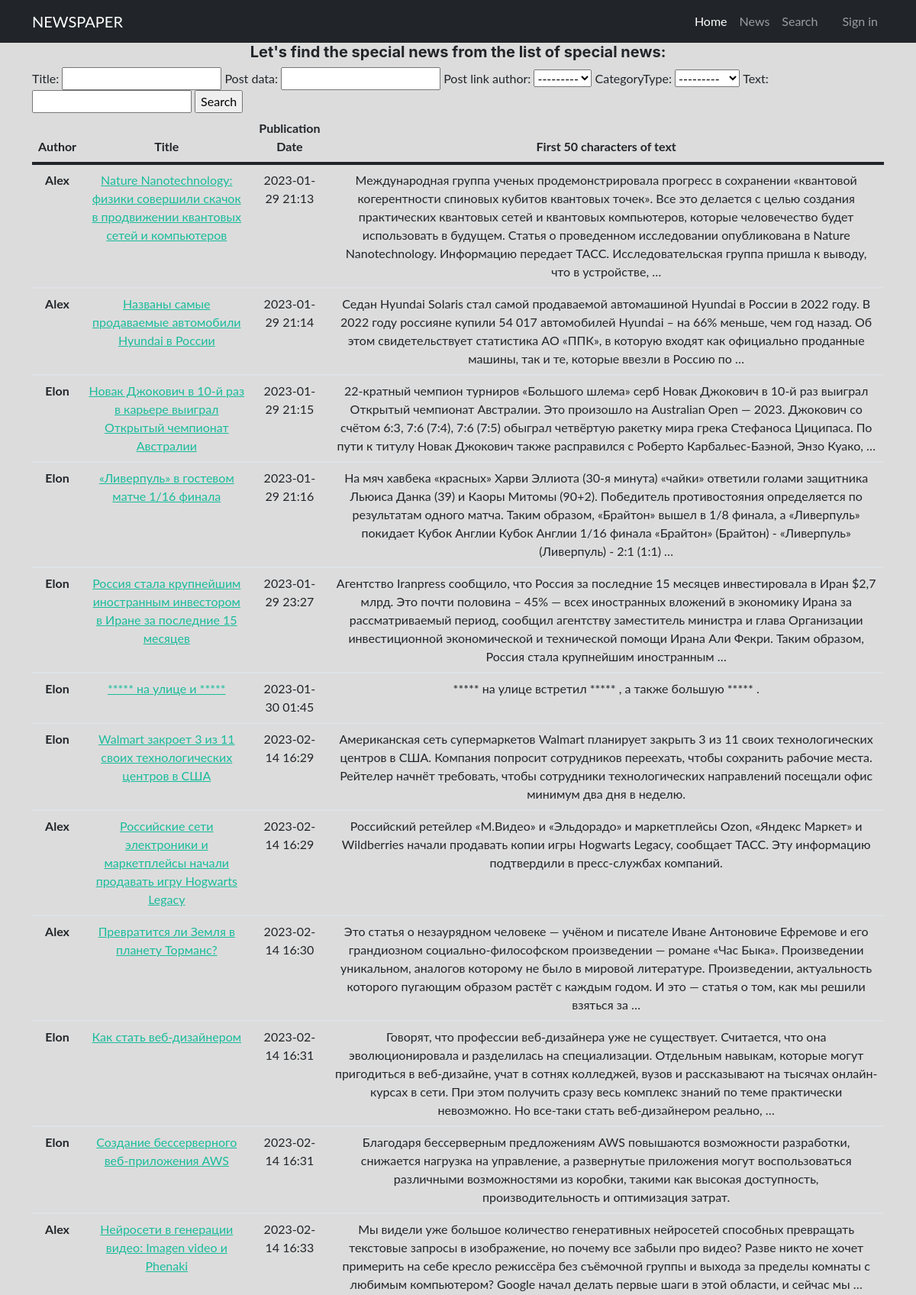
The app's page /news/search/ (upper part) with its own data.
### news/models.py (models this page shows, shortened)
class Post(models.Model):
    post_link_author = models.ForeignKey(Author, on_delete=models.CASCADE)
    news = 'N'
    articles = 'A'
    CATEGORY_CHOICES = [
        (news, 'Новости'),
        (articles, 'Статьи')
    ]
    categoryType = models.CharField(max_length=1,
                                    choices=CATEGORY_CHOICES,
                                    default=news)
    post_data = models.DateTimeField(auto_now_add=True)  # дата создания объекта
    post_link_category = models.ManyToManyField(Category, through='PostCategory')
    title = models.CharField(max_length=255)
    text = models.TextField()
    rating = models.FloatField(default=0)

class Author(models.Model):
    authors_link_user = models.OneToOneField(User, on_delete=models.CASCADE)
    author_rating = models.FloatField(default=0)
    def __str__(self):
        return self.authors_link_user.username.title()

### news/views.py (the view)
# urls.py: path('search/', views.search, name='search'),
def search(request):
    listings = Post.objects.all()
    listing_filter = PostFilter(request.GET, queryset=listings)
    context = {
        'listing_filter': listing_filter,
    }
    return render(request, "search.html", context)

### news/templatetags/custom_filters.py (called while the page is built)
@register.filter(name='censor')
def censor(value, arg):
    for i in value.split():
        if i.lower() in ban_words:
            value = value.replace(i, arg)
    return value

### news/templatetags/perm_link_authors.py (called while the page is built)
@register.filter(name='has_group')
def has_group(user, group_name):
    return user.groups.filter(name=group_name).exists()

### templates/search.html (shortened to what this page needs)
{% extends 'flatpages/default.html' %}
{% load custom_filters %}
{% block content %}
<h5 align="center">Let's find the special news from the list of special news:</h5>
<form method="GET">
   {{ listing_filter.form }}
   <input type="submit" value="Search">
</form>
<table class="table">
    <thead class="thead-dark" align="center">
      <tr>
        <th scope="col">Author</th>
        <th scope="col">Title</th>
        <th scope="col">Publication Date</th>
        <th scope="col">First 50 characters of text</th>
      </tr>
    </thead>
    <tbody  align="center">
    {% for listings in listing_filter.qs %}
      <tr>
        <th scope="row">{{ listings.post_link_author}}</th>
        <td><a href="/news/{{ listings.id }}">{{ listings.title|censor:'*****' }}</a></td>
        <td>{{ listings.post_data|date:'Y-m-d H:i' }}</td>
        <td>{{ listings.text|truncatewords:50|censor:'*****'}}</td>
      </tr>
    {% endfor %}
</table>
{% endblock %}

### records on screen
Post: post_link_author "Alex", title|censor "Nature Nanotechnology: физики совершили скачок в продвижении квантовых сетей и компьютеров", post_data "2023-01-29 21:13", text|censor "Международная группа ученых продемонстрировала прогресс в сохранении «квантовой когерентности спиновых кубитов квантовых точек». Все это делается с целью создания практических квантовых сетей и квантовых компьютеров, которые человечество будет использовать в будущем. Статья о проведенном исследовании опубликована в Nature Nanotechnology. Информацию передает ТАСС. Исследовательская группа пришла к выводу, что в устройстве, …"
Post: post_link_author "Alex", title|censor "Названы самые продаваемые автомобили Hyundai в России", post_data "2023-01-29 21:14", text|censor "Седан Hyundai Solaris стал самой продаваемой автомашиной Hyundai в России в 2022 году. В 2022 году россияне купили 54 017 автомобилей Hyundai – на 66% меньше, чем год назад. Об этом свидетельствует статистика АО «ППК», в которую входят как официально проданные машины, так и те, которые ввезли в Россию по …"
Post: post_link_author "Elon", title|censor "Новак Джокович в 10-й раз в карьере выиграл Открытый чемпионат Австралии", post_data "2023-01-29 21:15", text|censor "22-кратный чемпион турниров «Большого шлема» серб Новак Джокович в 10-й раз выиграл Открытый чемпионат Австралии. Это произошло на Australian Open — 2023. Джокович со счётом 6:3, 7:6 (7:4), 7:6 (7:5) обыграл четвёртую ракетку мира грека Стефаноса Циципаса. По пути к титулу Новак Джокович также расправился с Роберто Карбальес-Баэной, Энзо Куако, …"
Post: post_link_author "Elon", title|censor "«Ливерпуль» в гостевом матче 1/16 финала", post_data "2023-01-29 21:16", text|censor "На мяч хавбека «красных» Харви Эллиота (30-я минута) «чайки» ответили голами защитника Льюиса Данка (39) и Каоры Митомы (90+2). Победитель противостояния определяется по результатам одного матча. Таким образом, «Брайтон» вышел в 1/8 финала, а «Ливерпуль» покидает Кубок Англии Кубок Англии 1/16 финала «Брайтон» (Брайтон) - «Ливерпуль» (Ливерпуль) - 2:1 (1:1) …"
Post: post_link_author "Elon", title|censor "Россия стала крупнейшим иностранным инвестором в Иране за последние 15 месяцев", post_data "2023-01-29 23:27", text|censor "Агентство Iranpress сообщило, что Россия за последние 15 месяцев инвестировала в Иран $2,7 млрд. Это почти половина – 45% — всех иностранных вложений в экономику Ирана за рассматриваемый период, сообщил агентству заместитель министра и глава Организации инвестиционной экономической и технической помощи Ирана Али Фекри. Таким образом, Россия стала крупнейшим иностранным …"
Post: post_link_author "Elon", title|censor "***** на улице и *****", post_data "2023-01-30 01:45", text|censor "***** на улице встретил ***** , а также большую ***** ."
Post: post_link_author "Elon", title|censor "Walmart закроет 3 из 11 своих технологических центров в США", post_data "2023-02-14 16:29", text|censor "Американская сеть супермаркетов Walmart планирует закрыть 3 из 11 своих технологических центров в США. Компания попросит сотрудников переехать, чтобы сохранить рабочие места. Рейтелер начнёт требовать, чтобы сотрудники технологических направлений посещали офис минимум два дня в неделю."
Post: post_link_author "Alex", title|censor "Российские сети электроники и маркетплейсы начали продавать игру Hogwarts Legacy", post_data "2023-02-14 16:29", text|censor "Российский ретейлер «М.Видео» и «Эльдорадо» и маркетплейсы Ozon, «Яндекс Маркет» и Wildberries начали продавать копии игры Hogwarts Legacy, сообщает ТАСС. Эту информацию подтвердили в пресс‑службах компаний."
Post: post_link_author "Alex", title|censor "Превратится ли Земля в планету Торманс?", post_data "2023-02-14 16:30", text|censor "Это статья о незаурядном человеке — учёном и писателе Иване Антоновиче Ефремове и его грандиозном социально‑философском произведении — романе «Час Быка». Произведении уникальном, аналогов которому не было в мировой литературе. Произведении, актуальность которого пугающим образом растёт с каждым годом. И это — статья о том, как мы решили взяться за …"
Post: post_link_author "Elon", title|censor "Как стать веб-дизайнером", post_data "2023-02-14 16:31", text|censor "Говорят, что профессии веб-дизайнера уже не существует. Считается, что она эволюционировала и разделилась на специализации. Отдельным навыкам, которые могут пригодиться в веб-дизайне, учат в сотнях колледжей, вузов и рассказывают на тысячах онлайн-курсах в сети. При этом получить сразу весь комплекс знаний по теме практически невозможно. Но все-таки стать веб-дизайнером реально, …"
Post: post_link_author "Elon", title|censor "Создание бессерверного веб-приложения AWS", post_data "2023-02-14 16:31", text|censor "Благодаря бессерверным предложениям AWS повышаются возможности разработки, снижается нагрузка на управление, а развернутые приложения могут воспользоваться различными возможностями из коробки, такими как высокая доступность, производительность и оптимизация затрат."
Post: post_link_author "Alex", title|censor "Нейросети в генерации видео: Imagen video и Phenaki", post_data "2023-02-14 16:33", text|censor "Мы видели уже большое количество генеративных нейросетей способных превращать текстовые запросы в изображение, но почему все забыли про видео? Разве никто не хочет примерить на себе кресло режиссёра без съёмочной группы и выхода за пределы комнаты с любимым компьютером? Google начал делать первые шаги в этой области, и сейчас мы …"
